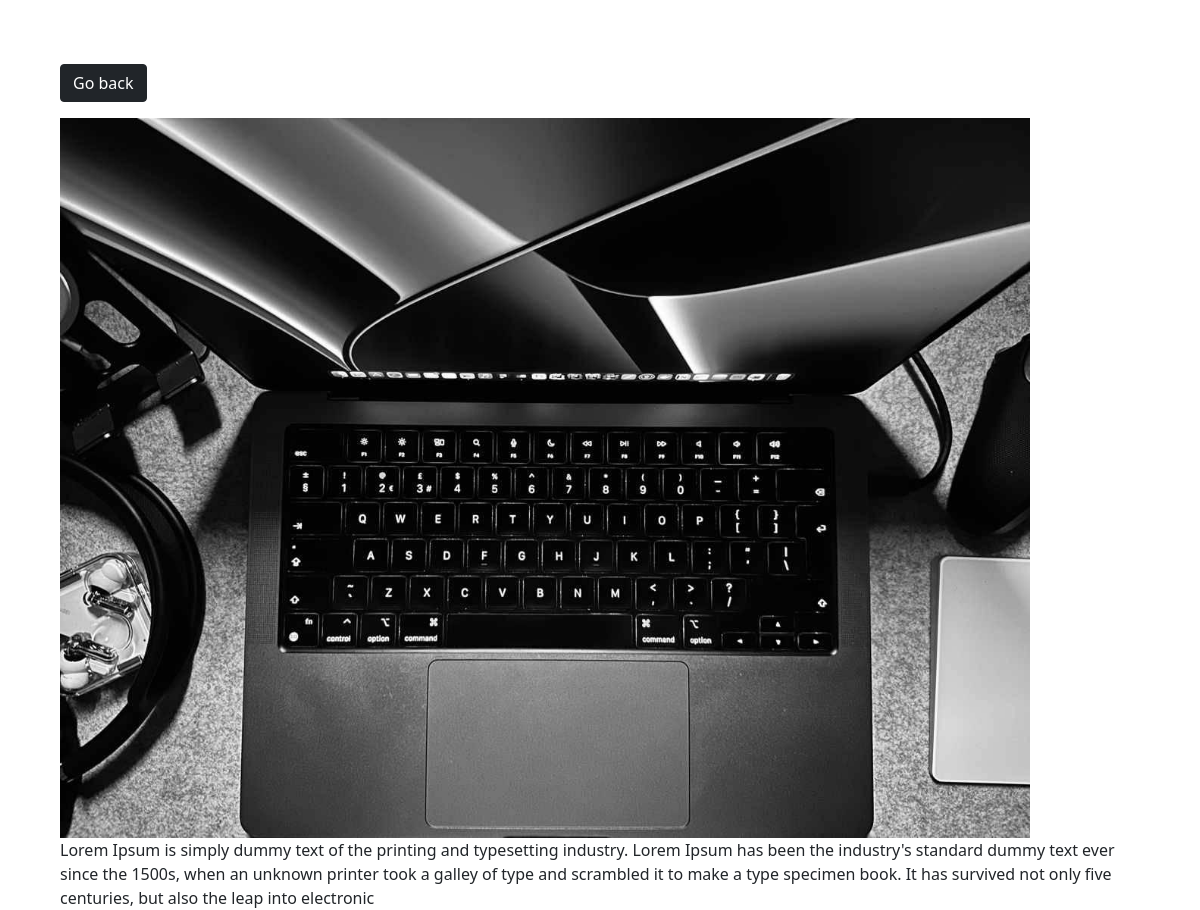
Screenshot of /photo/1/ with the database file from the repository.
### photo/models.py (models this page shows, shortened)
class Photo(models.Model):
    category= models.ForeignKey(Category,on_delete = models.SET_NULL,null=True,blank=True)
    image = models.ImageField(null=False, blank=False)
    description= models.TextField()

### photo/views.py (the view)
# urls.py: path('photo/<str:pk>/',views.viewPhoto,name='photo'),
def viewPhoto(request,pk):
    photo = Photo.objects.get(id=pk)
    return render(request,'photos/photo.html',{'photo': photo})

### photo/templates/photos/photo.html (shortened to what this page needs)
{% load static %}
<!DOCTYPE html>
<html lang="en">
<head>
    <link
      href="https://cdn.jsdelivr.net/npm/bootstrap@5.0.2/dist/css/bootstrap.min.css"
      rel="stylesheet"
    />
</head>
<body class="m-5">
    <div class="container">
        <div class="row justify-content-center">
            <div class="col">
                <a href="{% url 'gallery'  %}" class="btn btn-dark my-3">Go back </a>
            <div style="height:90vh">
                <img style="max-width:100%; max-height: 100%;" src="{{ photo.image.url}}"/>
                <p>
                {{photo.description}}
                </p>
            </div>
            </div>
        </div>
    </div>
</body>
</html>

### rows the page displays
Photo: image (picture), description "Lorem Ipsum is simply dummy text of the printing and typesetting industry. Lorem Ipsum has been the industry's standard dummy text ever since the 1500s, when an unknown printer took a galley of type and scrambled it to make a type specimen book. It has survived not only five centuries, but also the leap into electronic"
